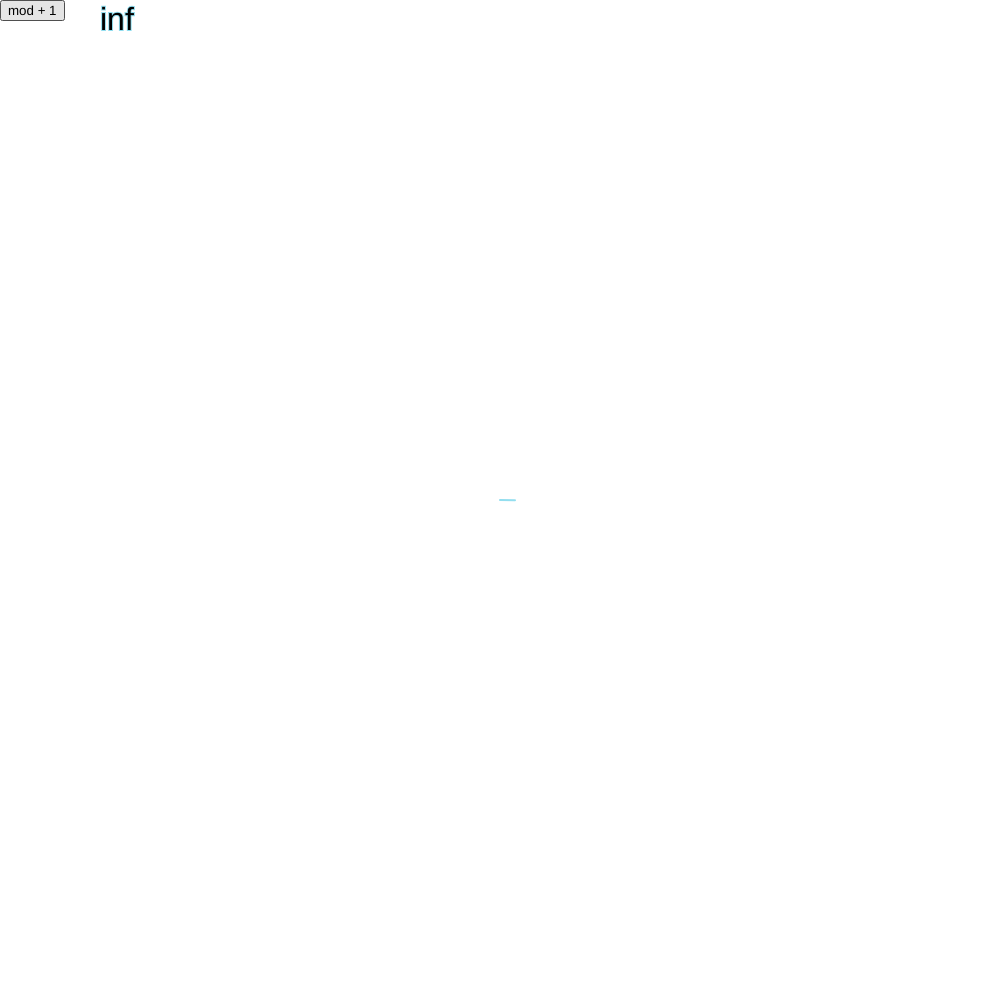
Frame 1 (no input)
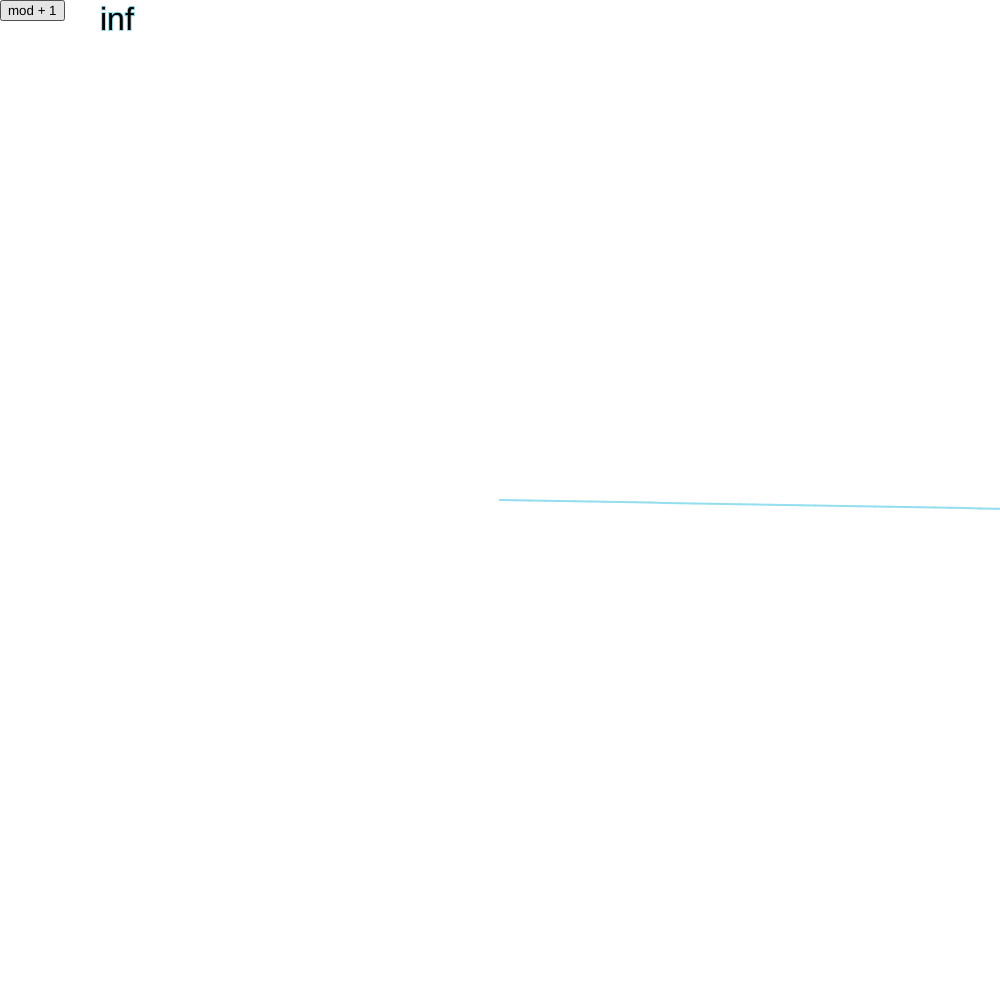
Frame 60 (no input)
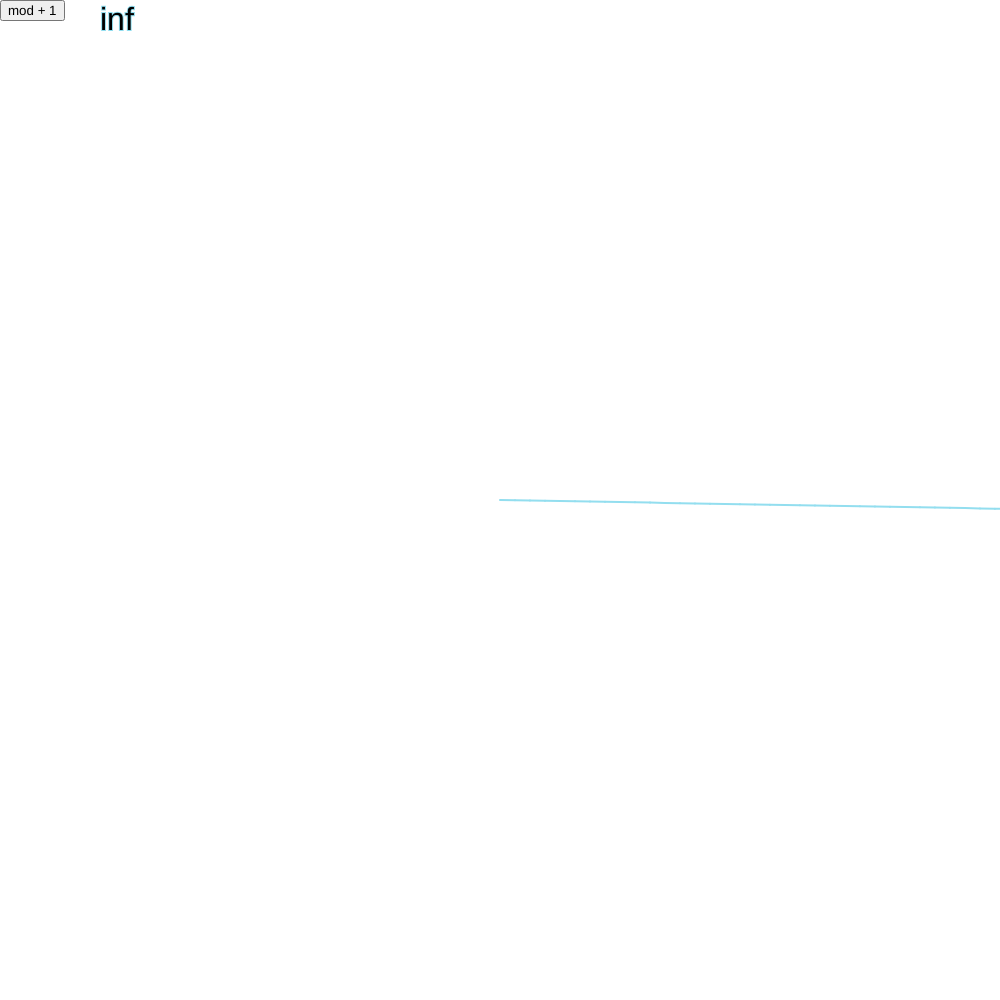
Frame 120 (the mouse pressed at the canvas centre since frame 60)

The p5.js sketch that drew these frames (run headless with seeded random() and noise() and a simulated clock; from frame 60 on, the mouse is pressed at the canvas centre):

// p5.js sketch
// ── sketch.js
function to_rad(angle) {
    return (angle % 360) * (PI / 180);
}

function fibo_angles(n, mod) {
  vals = [1];
  a = 1;
  b = 1;
  for (let i=0; i < n; i++) {
    vals.push(b % mod);
    temp = b % mod;
    b = a + temp;
    a = temp;
  }
  return vals; 
}

function findPeriod(points) {
  initVal = points[0];
  for (let i=1; i < points.length; i++) {
    comparePoint = [round(points[i][0]), round(points[i][1])];
    if (comparePoint[0] == initVal[0] && comparePoint[1] == initVal[1]) {
      return i.toString();
    }
  }
  return 'inf'
}

function bouncer(init_point, stroke_len, angles) {
  coords = [init_point];
  point = init_point;
  radians = 0;
  for (angle of angles) {
    radians = (radians + to_rad(angle)) % (TWO_PI);
    new_point = [point[0] + stroke_len * Math.cos(radians), point[1] + stroke_len * Math.sin(radians)];
    coords.push(new_point);
    point = new_point;
  }
  return coords;
}

function setup() {
  size = 1000;
  mod = 1;
  nPoints = 50000;
  points = bouncer([size/2, size/2], 15, fibo_angles(nPoints, mod));
  pointIndex = 0;

  function modIncClicked() {
    mod++;
    clear();
    //background(239, 162, 201);
    points = bouncer([size/2, size/2], 10, fibo_angles(nPoints, mod));
    pointIndex = 0;
    textSize(32);
    text(findPeriod(points), 100, 30);
    text(mod.toString(), 100, 60);
  }

  createCanvas(size, size);
  //background(239, 162, 201);
  strokeWeight(2);
  r = 147;
  g = 222;
  b = 239;
  stroke(r, g, b);
  b = 239;
  let modIncButton = createButton('mod + 1');
  modIncButton.position(0, 0);
  modIncButton.mouseClicked(modIncClicked);
  textSize(32);
  text(findPeriod(points), 100, 30);
}

function draw() {
  p1 = points[pointIndex];
  p2 = points[pointIndex + 1];
  line(p1[0], p1[1], p2[0], p2[1]);
  pointIndex++;
  if (pointIndex >= nPoints - 1) {
    noLoop();
  }
}
